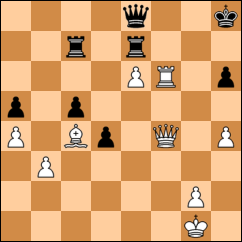
#> input picture images/tests/2.png, 242 x 242 px
$ python main.py
#> lines starting #> are read from the running program, lines starting #| are printed output that depends on the picture; after the words box and inside, x2 and y2 are one past the last pixel; in counts of white or black regions, pixels touching at a corner belong together; pictures that were not available may be replaced by others from this repository, and a replacement may not be noted
### board.py
import cv2
from model import PCAModel
import numpy as np
import math

class ChessBoard(object):
    pieces = ["rook", "knight", "bishop", "king", "queen", "pawn"]
    colors = ['black', 'white']

    def __init__(self, path):
#> called with path = './images/tests/2.png'
        self.path = path
        self.image_core = cv2.cvtColor(cv2.imread(path), cv2.COLOR_BGR2RGB)
        self.board = self.init_board()
        self.data = self.load_training_set()
        self.EigenPieceChess = PCAModel()
        self.EigenPieceChess.train(self.data)
        self.image_bin = self.prepare_image()
        self.recognize()

    def init_board(self):
        board = [
            [0, 0, 0, 0, 0, 0, 0, 0],
            [0, 0, 0, 0, 0, 0, 0, 0],
            [0, 0, 0, 0, 0, 0, 0, 0],
            [0, 0, 0, 0, 0, 0, 0, 0],
            [0, 0, 0, 0, 0, 0, 0, 0],
            [0, 0, 0, 0, 0, 0, 0, 0],
            [0, 0, 0, 0, 0, 0, 0, 0],
            [0, 0, 0, 0, 0, 0, 0, 0]
        ]
        return board

    # [26 lines left out: functions prepare_image, get_piece_color, not called in this run]

    def load_training_set(self):
        data = []
        for color in self.colors:
            for piece in self.pieces:
                    path = './images/'+color+'/'+piece+'.png'
                    label = piece
                    component_core = cv2.imread(path)
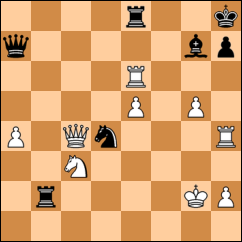
#> input picture images/tests/1.png, 242 x 242 px, given in place of rook.png, which was not available
#> component_core is the input picture: shape (242, 242, 3); mean B, G, R 112.8, 165.1, 218.7
                    component_gs = cv2.cvtColor(component_core, cv2.COLOR_RGB2GRAY)
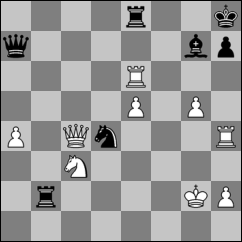
#> component_gs: shape (242, 242); min 0, max 255, mean 155.6
                    ret, component_bin = cv2.threshold(component_gs, 130, 255, cv2.THRESH_BINARY)
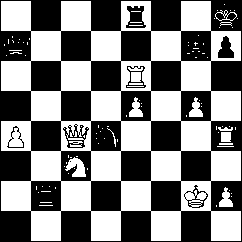
#> component_bin: shape (242, 242); 49.4% white; 98 white regions (83 under 20 px), largest, box (x1, y1, x2, y2) and area: (1, 1, 241, 241) 27451, (65, 157, 86, 177) 244, (129, 97, 143, 117) 161
                    component = cv2.resize(component_bin, (30, 30))
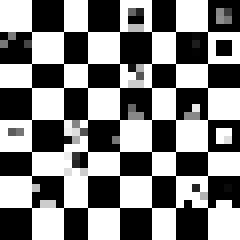
#> component: shape (30, 30) (shown 8 times larger); min 0, max 255, mean 128.6
                    vector = np.array(component).ravel()
#> vector = 900 values, max 255 at index 0, min 0 at index 4, mean 128.6
                    data.append({'label': label, 'sample': vector})
        return data

    # [9 lines left out: function recognize, not called in this run]


    def get_board(self):
        return self.board

### main.py
from board import ChessBoard


def main():
    board = ChessBoard('./images/tests/2.png')
    for column in board.get_board():
        print(column)

if __name__ == "__main__":
#> (the run stopped early here; a loop or call above may not have finished)
